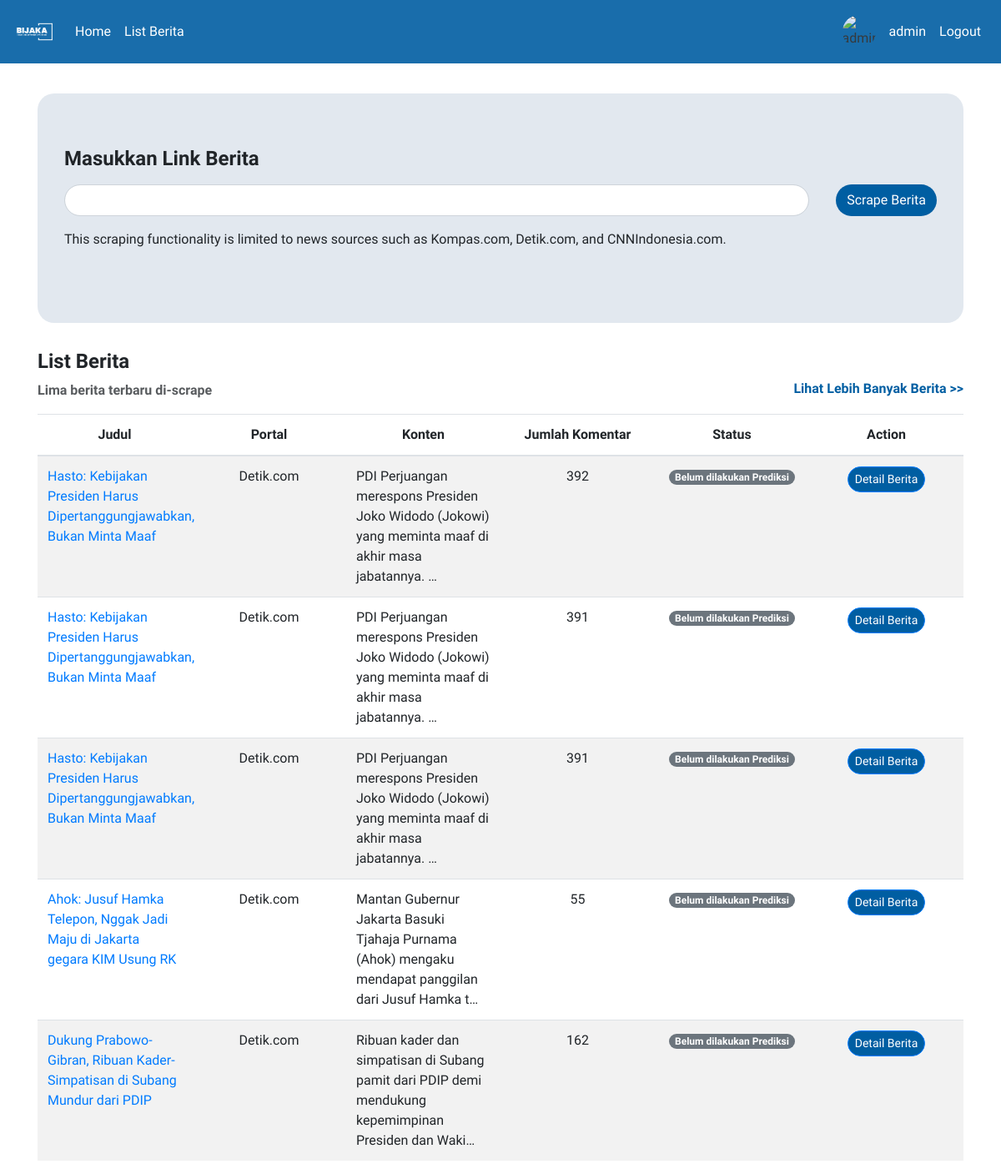
The app's page / (signed in), older data.
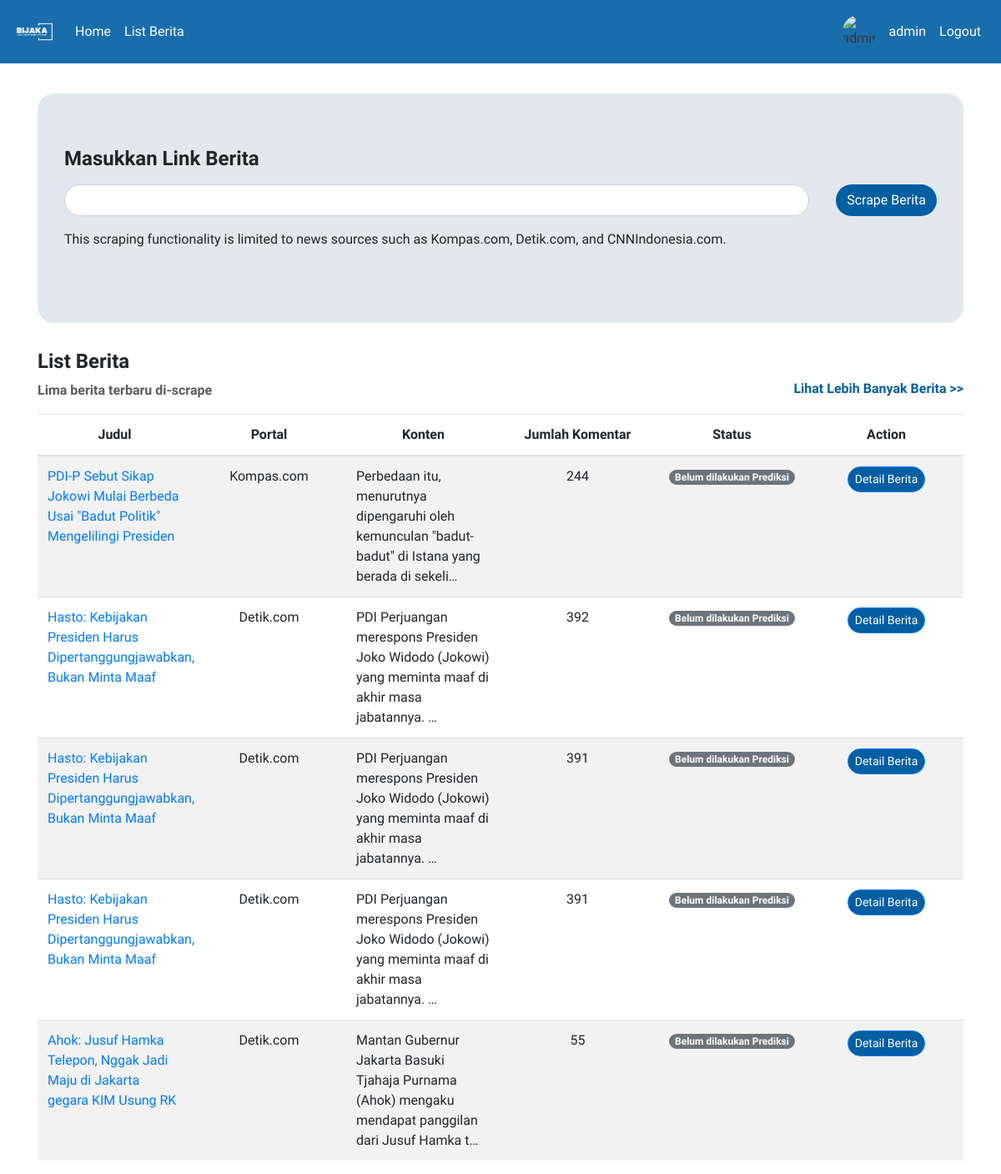
The same page, newer data.
### hateapp/models.py (models this page shows, shortened)
class Berita(models.Model):
    id = models.CharField(primary_key=True, max_length=8, default=generate_short_uuid, editable=False, unique=True)
    link = models.URLField()
    portal = models.CharField(max_length=50)
    judul = models.CharField(max_length=255)
    konten = models.TextField()
    jumlah_komentar = models.PositiveIntegerField()
    timestamp_scrape = models.DateTimeField(verbose_name='Timestamp Scrape')
    @property
    def status_prediksi(self):
        return all(komentar.prediksi is not None for komentar in self.komentar_set.all())

### hateapp/views.py (the view)
# urls.py: path('', views.berita, name='berita'),
def berita(request):
    berita_list = Berita.objects.order_by('-timestamp_scrape')[:5]
    for berita in berita_list:
        print("aaaaa")
    if request.method == 'POST':
        form = LinkBeritaForm(request.POST)
        if form.is_valid():
            link_berita = form.cleaned_data['link']
            print(link_berita)
            if not link_berita.startswith("https://"):
                form = LinkBeritaForm()
                return render(request, 'home.html', {'berita_list': berita_list, 'form': form, 'error_message': f'Invalid link','stop_prediction': True})
            link_berita = link_berita.replace('http://', 'https://') if link_berita.startswith('http://') else ('https://' + link_berita) if link_berita.startswith('www.') else ('https://' + link_berita) if not link_berita.startswith('https://') else link_berita
            parsed_url = urlparse(link_berita)
            link_berita = urlunparse((parsed_url.scheme, parsed_url.netloc, parsed_url.path, '', '', ''))
            if Berita.objects.filter(link=link_berita).exists():
                form = LinkBeritaForm()
                return render(request, 'home.html', {'berita_list': berita_list, 'form': form, 'error_message': 'This link has already been scraped.', 'stop_prediction': True})
            try:
                parsed_url = urlparse(link_berita)
                domain = parsed_url.netloc
                if 'kompas.com' in domain:
                    scraper_function = scraper_kompas
                    portal = "Kompas.com"
                elif 'detik.com' in domain:
                    scraper_function = scraper_detik
                    portal = "Detik.com"
                elif 'cnnindonesia.com' in domain:
                    scraper_function = scraper_cnn
                    portal = "CNNIndonesia.com"
                else:
                    raise ValueError('Unsupported news website')
                scraped_data = scraper_function(link_berita)
                print(scraped_data)
                if scraped_data and scraped_data['jumlah_komentar'] > 0:
                    berita_baru = Berita.objects.create(
                        link=scraped_data['link'],
                        judul=scraped_data['judul'],
                        konten=scraped_data['konten'],
                        jumlah_komentar=scraped_data['jumlah_komentar'],
                        portal=portal,
                        timestamp_scrape=timezone.now()
                    )
                    for komentar_data in scraped_data.get('komentar', []):
                        Komentar.objects.create(
                            berita=berita_baru,
                            penulis_komentar=komentar_data['username'],
                            isi_komentar=komentar_data['komentar']
                        )
                    return redirect('detail_berita', berita_id=berita_baru.id)
                else:
                    error_message = "There are no comments that can be scraped"
                    form = LinkBeritaForm()
                    return render(request, 'home.html', {'berita_list': berita_list, 'form': form, 'error_message': error_message, 'stop_prediction': True})
            except Exception as e:
                error_message = f'Error in scraping: {e}'
                form = LinkBeritaForm()
                return render(request, 'home.html', {'berita_list': berita_list, 'form': form, 'error_message': error_message, 'stop_prediction': True})
    else:
        form = LinkBeritaForm()
    return render(request, 'home.html', {'berita_list': berita_list, 'form': form, 'stop_prediction': True})

### hateapp/forms.py
class LinkBeritaForm(forms.Form):
    link = forms.CharField(
        label='Masukkan Link Berita',
        widget=forms.TextInput(attrs={'class': 'form-control', 'style': 'border-radius: 20px;'})
    )

### templates/home.html (shortened to what this page needs)
{% extends 'base.html' %}
{% block content %}
<link rel="stylesheet" href="https://cdn.datatables.net/1.11.3/css/jquery.dataTables.min.css">
<div class="jumbotron" style="border-radius: 20px; background-color: #E2E8EF">
    <form method="post" action="{% url 'berita' %}" class="mb-4" id="beritaForm">
        <div class="form-group">
            <label for="{{ form.link.id_for_label }}"><h4><strong>Masukkan Link Berita</strong></h4></label>
            <div class="input-group">
                {{ form.link }}
                <div class="input-group-append" style="margin-left: 2em;">
                    <button type="submit" class="btn" id="submitBtn" style="background-color: #005EA2; color: #fff; border-radius: 20px;">
                        <span id="button-text">Scrape Berita</span>
                    </button>
                </div>
            </div>
        </div>
        <div class="">
            <p>This scraping functionality is limited to news sources such as Kompas.com, Detik.com, and CNNIndonesia.com.</p>
        </div>
    </form>
</div>
<h4><strong>List Berita</strong></h4>
<div class="row">
    <div class="col-6">
        <p style="opacity: 0.75;"><strong>Lima berita terbaru di-scrape</strong></p>
    </div>
    <div class="col-6 text-right">
        <h6><a href="{% url 'list_berita' %}" style="color: #005EA2;"><strong>Lihat Lebih Banyak Berita >></strong></a></h6>
    </div>
</div>
<table class="table table-striped" id="myTable" style="table-layout: fixed; width: 100%;">
    <thead class="text-center">
        <tr>
            <th>Judul</th>
            <th>Portal</th>
            <th>Konten</th>
            <th>Jumlah Komentar</th>
            <th>Status</th>
            <th>Action</th>
        </tr>
    </thead>
    <tbody>
        {% for berita in berita_list %}
            <tr>
                <td style="width: 20%; text-wrap: wrap;"><a href="{{berita.link}}" class="text-decoration-none" target="_blank">{{ berita.judul }}</a></td>
                <td class="text-center" style="width: 15%;">{{ berita.portal }}</td>
                <td style="width: 35%;">{{ berita.konten|truncatechars:100 }}</td>
                <td class="text-center" style="width: 10%;">{{ berita.jumlah_komentar }}</td>
                <td class="text-center" style="width: 5%;">
                    {% if berita.status_prediksi %}
                        <span class="badge badge-pill badge-success">Sudah dilakukan Prediksi</span>
                    {% else %}
                        <span class="badge badge-pill badge-secondary">Belum dilakukan Prediksi</span>
                    {% endif %}
                </td>
                <td class="text-center" style="width: 5%;">
                    <a href="{% url 'detail_berita' berita_id=berita.id %}" class="btn btn-sm btn-primary" style="background-color: #005EA2; color: #fff; border-radius: 20px;">Detail Berita</a>
                </td>
            </tr>
        {% endfor %}
    </tbody>
</table>
{% endblock %}

Row changes from the older to the newer data that the page shows:
no longer on this page (row edited): Berita: judul "Dukung Prabowo-Gibran, Ribuan Kader-Simpatisan di Subang Mundur dari PDIP", portal "Detik.com", konten "Ribuan kader dan simpatisan di Subang pamit dari PDIP demi mendukung kepemimpinan Presiden dan Waki…", jumlah_komentar "162", shows "Belum dilakukan Prediksi"
added Berita: judul "PDI-P Sebut Sikap Jokowi Mulai Berbeda Usai \"Badut Politik\" Mengelilingi Presiden", portal "Kompas.com", konten "Perbedaan itu, menurutnya dipengaruhi oleh kemunculan \"badut-badut\" di Istana yang berada di sekeli…", jumlah_komentar "244", shows "Belum dilakukan Prediksi"
